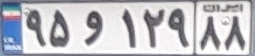
#> input picture data/plates/P01.jpg, 255 x 56 px
$ python main.py
#> lines starting #> are read from the running program, lines starting #| are printed output that depends on the picture
# This is a sample Python script.

# Press Shift+F10 to execute it or replace it with your code.
# Press Double Shift to search everywhere for classes, files, tool windows, actions, and settings.
import os

from PIL import Image
import numpy as np
import random
import cv2
import matplotlib.pyplot as plt
import os


def pos_define(width_plate,height_plate,width_back,height_back):
	w=random.choice(range(0,width_back))
	h=random.choice(range(0,height_back))
	while (width_back-w)<width_plate:
		w = random.choice(range(0, width_back))

	while (height_back-h)<height_plate:
		h = random.choice(range(0, height_back))

	return w,h

img=Image.open('./data/plates/P01.jpg')
#> img is the input picture: PIL image 255x56 RGB; mean R, G, B 189.8, 190.4, 195.8
img_data=list(img.getdata())
#> img_data = 14280 items, first 6: (119, 138, 152), (112, 131, 145), (107, 123, 139), (106, 119, 136), (111, 122, 140), (113, 121, 140)
transform_image=np.zeros([255,255])
transform_image[:]=-1
rotation_list=[0,30,45,60,90,120,135,150,180,210,225,240,270,300,315,330]
rotation=random.choice(rotation_list)
rotated_img=img.rotate(45,expand=True)
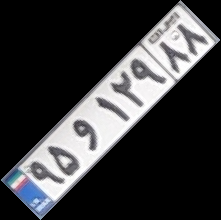
#> rotated_img: PIL image 221x220 RGB; mean R, G, B 56.1, 56.2, 57.8

a=1;b=0.5;c=0
d=0;e=1;f=0
g=0;h=0;k=1

img = cv2.imread('./data/plates/P01.jpg')
#> img: shape (56, 255, 3)
M = np.float32([[1, 0.5, 0],
             	[0, 1  , 0],
            	[0, 0  , 1]])
cols,rows,dim=img.shape
#> cols = 56; rows = 255; dim = 3

scaled_list=[25,50,75,100,125,150,175,200]
scale_percent=random.choice(scaled_list)
width = int(img.shape[1] * scale_percent / 100)
#> width = 446
height = int(img.shape[0] * scale_percent / 100)
#> height = 98
dim = (width, height)
#> dim = (446, 98)
resized_img = cv2.resize(img, dim, interpolation = cv2.INTER_AREA)
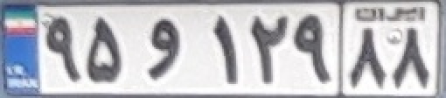
#> resized_img: shape (98, 446, 3); mean B, G, R 195.8, 190.4, 189.8
plt.imshow(img)
plt.show()
plt.imshow(resized_img)
plt.show()

shear_img=cv2.warpPerspective(img,M,(int(rows*1.5),int(cols*1.5)))
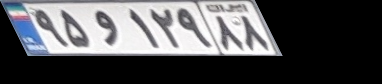
#> shear_img: shape (84, 382, 3); mean B, G, R 87.2, 84.8, 84.5

plt.axis('off')
plt.imshow(shear_img)
plt.show()


img_num=3000
plate_names=os.listdir('./data/plates')
num_plates=len(plate_names)
#> (the run stopped early here; a loop or call above may not have finished)

$ run again, with data/plates/P04.jpg copied over data/plates/P01.jpg
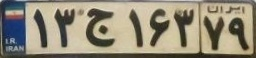
#> input picture data/plates/P04.jpg, 256 x 58 px
#> img is the input picture: PIL image 256x58 RGB; mean R, G, B 146.5, 139.1, 120
#> img_data = 14848 items, first 6: (208, 214, 214), (167, 172, 175), (114, 121, 131), (84, 92, 105), (76, 83, 102), (65, 73, 94)
#> `rotated_img=img.rotate(45,expand=True)`:
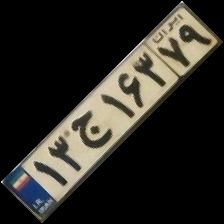
#> rotated_img: PIL image 224x224 RGB; mean R, G, B 43.7, 41.5, 35.8
#> img: shape (58, 256, 3)
#> `shear_img=cv2.warpPerspective(img,M,(int(rows*1.5),int(cols*1.5)))`:
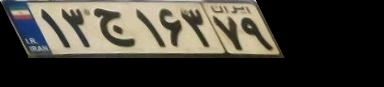
#> shear_img: shape (87, 384, 3); mean B, G, R 53.4, 61.9, 65.2

$ run again, with data/plates/P05.jpg copied over data/plates/P01.jpg
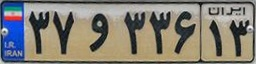
#> input picture data/plates/P05.jpg, 256 x 64 px
#> img is the input picture: PIL image 256x64 RGB; mean R, G, B 129.2, 125.3, 115.8
#> img_data = 16384 items, first 6: (149, 142, 149), (148, 147, 152), (121, 133, 131), (89, 110, 105), (71, 91, 89), (60, 80, 79)
#> `rotated_img=img.rotate(45,expand=True)`:
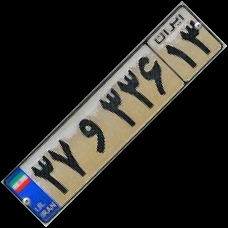
#> rotated_img: PIL image 228x228 RGB; mean R, G, B 41.4, 40.1, 37.1
#> img: shape (64, 256, 3)
#> `shear_img=cv2.warpPerspective(img,M,(int(rows*1.5),int(cols*1.5)))`:
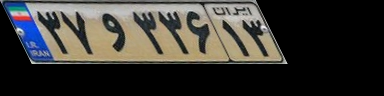
#> shear_img: shape (96, 384, 3); mean B, G, R 51.5, 55.8, 57.5
